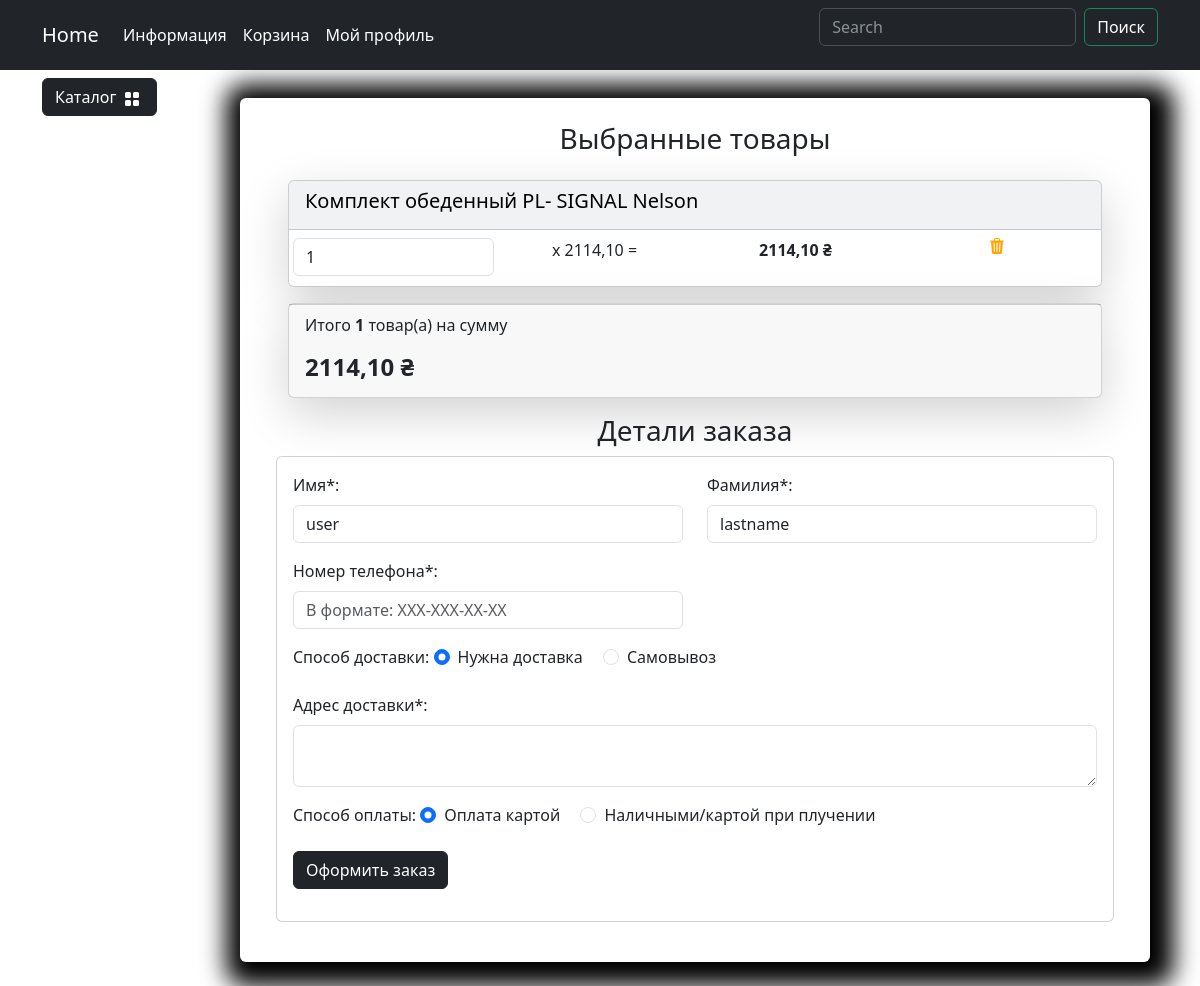
The app's page /orders/create-order/ (signed in) with its own data.
### carts/models.py (models this page shows, shortened)
class Cart(models.Model):
    user = models.ForeignKey(to=User, on_delete=models.CASCADE, blank=True, null=True, verbose_name='Пользователь')
    product = models.ForeignKey(to=Products, on_delete=models.CASCADE, verbose_name='Товар')
    quantity = models.PositiveSmallIntegerField(default=0, verbose_name='Количество')
    session_key = models.CharField(max_length=32, null=True, blank=True)
    created_timestamp = models.DateTimeField(auto_now_add=True, verbose_name='Дата добавления')
    class Meta:
        db_table = 'cart'
        verbose_name = "Корзина"
        verbose_name_plural = "Корзина"
    objects = CartQueryset().as_manager()
    def products_price(self):
        return round(self.product.sell_price() * self.quantity, 2)

### goods/models.py (models this page shows, shortened)
class Products(models.Model):
    name = models.CharField(max_length=150, unique=True, verbose_name='Название')
    slug = models.SlugField(max_length=200, unique=True, blank=True, null=False, verbose_name='URL')
    description = models.TextField(blank=True, null=True, verbose_name='Описание товара')
    image = models.ImageField(upload_to='goods_images', blank=True, null=True, verbose_name='Изображение товра')
    price = models.DecimalField(default=0.00, max_digits=7, decimal_places=2, verbose_name='Стоимость товара')
    discount = models.DecimalField(default=0.00, max_digits=7, decimal_places=2, verbose_name='Скидка на товар в %')
    quantity = models.PositiveIntegerField(default=0, verbose_name='Колличество товара')
    category = models.ForeignKey(to=Categories, on_delete=models.CASCADE, verbose_name='Категория')
    class Meta:
        db_table = 'product'
        verbose_name = 'Продукт'
        verbose_name_plural = 'Продукты'
        ordering = ('id',)
    def sell_price(self):
        if self.discount:
            return round(self.price - self.price * self.discount / 100, 2)
        return self.price

### users/models.py (models this page shows, shortened)
class User(AbstractUser):
    image = models.ImageField(upload_to='user_image', blank=True, null=True, verbose_name='Аватар')
    phone_number = models.CharField(max_length=10, blank=True, null=True)
    class Meta:
        db_table = 'user'
        verbose_name = 'Пользователя'
        verbose_name_plural = 'Пользователи'

### orders/views.py (the view)
# urls.py: path('create-order/', views.create_order, name='create_order'),
@login_required
def create_order(request):
    if request.method == 'POST':
        form = CreateOrderForm(data=request.POST)
        if form.is_valid():
            try:
                with transaction.atomic():
                    user = request.user
                    cart_items = Cart.objects.filter(user=user)
                    if cart_items.exists():
                        order = Order.objects.create(
                            user=user,
                            phone_number=form.cleaned_data['phone_number'],
                            requires_delivery=form.cleaned_data['requires_delivery'],
                            delivery_address=form.cleaned_data['delivery_address'],
                            payment_on_get=form.cleaned_data['payment_on_get'],
                        )
                        for cart_item in cart_items:
                            product=cart_item.product
                            name=cart_item.product.name
                            price=cart_item.product.sell_price()
                            quantity=cart_item.quantity
                            if product.quantity < quantity:
                                raise ValidationError(f'Недостаточное количество товара {name} на складе\
                                                       В наличии - {product.quantity}')
                            OrderItem.objects.create(
                                order=order,
                                product=product,
                                name=name,
                                price=price,
                                quantity=quantity,
                            )
                            product.quantity -= quantity
                            product.save()
                        cart_items.delete()
                        messages.success(request, 'Заказ оформлен!')
                        return redirect('user:profile')
            except ValidationError as e:
                messages.success(request, str(e))
                return redirect('cart:order')
    else:
        initial = {
            'first_name': request.user.first_name,
            'last_name': request.user.last_name,
            }
        form = CreateOrderForm(initial=initial)
    context = {
        'title': 'Home - Оформление заказа',
        'form': form,
        'order': True,
    }
    return render(request, 'orders/create_order.html', context=context)

### orders/forms.py (shortened to what this page needs)
class CreateOrderForm(forms.Form):
    first_name = forms.CharField()
    last_name = forms.CharField()
    phone_number = forms.CharField()
    requires_delivery = forms.ChoiceField(
        choices=[
            ("0", False),
            ("1", True),
        ],
    )
    delivery_address = forms.CharField(required=False)
    payment_on_get = forms.ChoiceField(
        choices=[
            ("0", 'False'),
            ("1", 'True'),
        ],
    )

### carts/models.py (called while the page is built)
    def total_price(self):
        return sum(cart.products_price() for cart in self)

    def total_quantity(self):
        if self:
            return sum(cart.quantity for cart in self)
        return 0

### carts/templatetags/carts_tags.py (called while the page is built)
@register.simple_tag()
def user_carts(request):
    return get_user_carts(request)

### carts/utils.py (called while the page is built)
def get_user_carts(request):
    if request.user.is_authenticated:
        return Cart.objects.filter(user=request.user).select_related('product')
    if not request.session.session_key:
        request.session.create()
    return Cart.objects.filter(session_key=request.session.session_key).select_related('product')

### goods/templatetags/goods_tags.py (called while the page is built)
@register.simple_tag()
def tag_categories():
    return Categories.objects.all()

### orders/templates/orders/create_order.html (shortened to what this page needs)
{% extends "base.html" %}
{% load static %}
{% load carts_tags %}
{% block content %}
<div class=" bg-white p-4 mb-4 mx-2 rounded custom-shadow">
    <div class="container">
        <h3 class="text-center mb-4">Выбранные товары</h3>
        <div class="container" id="cart-items-container">
            {% user_carts request as carts %}
            {% include "carts/includes/included_cart.html" %}
        </div>
    </div>
    <div class="container">
        <h3 class="text-center">Детали заказа</h3>
        <div class="card mb-3">
            <div class="card-body">
                <form action="{% url "orders:create_order" %}" method="post">
                    <div class="row">
                        <div class="col-md-6 mb-3">
                            <label for="id_first_name" class="form-label">Имя*:</label>
                            <input type="text" class="form-control" id="id_first_name"
                                value="{% if form.first_name.value %}{{ form.first_name.value }}{% endif %}"
                                name="first_name" required>
                        </div>
                        <div class="col-md-6 mb-3">
                            <label for="id_last_name" class="form-label">Фамилия*:</label>
                            <input type="text" class="form-control" id="id_last_name" name="last_name"
                            value="{% if form.last_name.value %}{{ form.last_name.value }}{% endif %}"
                            required>
                        </div>
                        <div class="col-md-6 mb-3">
                            <label for="id_phone_number" class="form-label">Номер телефона*:</label>
                            <input type="text" class="form-control" id="id_phone_number" name="phone_number"
                                value="{% if form.phone_number.value %}{{ form.phone_number.value }}{% endif %}"
                                placeholder="В формате: XXX-XXX-XX-XX"
                                required>
                        </div>
                        <div class="col-md-12 mb-3">
                            <label for="delivery" class="form-label">Способ доставки: </label>
                            <div class="form-check form-check-inline">
                                <input class="form-check-input" type="radio" name="requires_delivery"
                                    id="id_requires_delivery" value="1" checked>
                                <label class="form-check-label" for="id_requires_delivery">Нужна
                                    доставка</label>
                            </div>
                            <div class="form-check form-check-inline">
                                <input class="form-check-input" type="radio" name="requires_delivery"
                                    id="id_requires_delivery" value="0">
                                <label class="form-check-label" for="id_requires_delivery">Самовывоз</label>
                            </div>
                        </div>
                        <div class="mb-3" id="deliveryAddressField">
                            <label for="id_delivery_address" class="form-label">Адрес
                                доставки*:</label>
                            <textarea class="form-control" id="id_delivery_address"
                                value="{% if form.delivery_address.value %}{{ form.delivery_address.value }}{% endif %}"
                                name="delivery_address" rows="2"></textarea>
                        </div>
                        <div class="col-md-12 mb-3">
                            <label class="form-label">Способ оплаты: </label>
                            <div class="form-check form-check-inline">
                                <input class="form-check-input" type="radio" name="payment_on_get"
                                    id="id_payment_on_get" value="0" checked>
                                <label class="form-check-label" for="id_payment_on_get">Оплата
                                    картой</label>
                            </div>
                            <div class="form-check form-check-inline">
                                <input class="form-check-input" type="radio" name="payment_on_get"
                                    id="id_payment_on_get" value="1">
                                <label class="form-check-label" for="id_payment_on_get">Наличными/картой
                                    при плучении</label>
                            </div>
                        </div>
                    </div>
                    <button type="submit" class="btn btn-dark">Оформить заказ</button>
                </form>
            </div>
        </div>
    </div>
</div>
{% endblock  %}

### carts/templates/carts/includes/included_cart.html (shortened to what this page needs)
{% load static %}
                                    <div class="card mb-3 text-bg-light shadow-lg">
                                     {% for cart in carts %}
                                      <div class="card-header">
                                            <h5 class="card-title">{{ cart.product.name }}</h5>
                                        </div>
                                        <ul class="list-group list-group-flush">
                                            <li class="list-group-item">
                                                <div class="row text-center">
                                                    <div class="col p-0">
                                                        <div class="input-group">
                                                            <input type="text" class="form-control number" value="{{ cart.quantity }}"
                                                                readonly>
                                                        </div>
                                                    </div>
                                                    <div class="col p-0">
                                                        <p>x {{ cart.product.sell_price }} = </p>
                                                    </div>
                                                    <div class="col p-0"><strong>{{ cart.products_price }} ₴</strong></div>
                                                    <div class="col p-0">
                                                        <a href="{% url 'cart:cart_remove' cart.id %}" class="remove-from-cart" data-cart-id="">
                                                            <img class="mx-1" src="{% static 'deps/icons/trash3-fill.svg' %}"
                                                                alt="Catalog Icon" width="16" height="16">
                                                        </a>
                                                    </div>
                                                </div>
                                            </li>
                                        </ul>
                                        {% endfor %}
                                    </div>
                                    <div class="card mb-3 shadow-lg">
                                        <div class="card-footer">
                                            <p class="float-left">Итого <strong>{{ carts.total_quantity }}</strong> товар(а) на сумму</p>
                                            <h4 class="float-left"><strong>{{ carts.total_price }} ₴</strong></h4>
                                        </div>
                                    </div>

### static/deps/css/my_css.css (style rules this page uses)
body { background-image: url("../images/bg-image.jpg"); background-repeat: no-repeat; background-attachment: fixed; background-position: center center; background-size: cover; height: 100%; }
.custom-shadow { box-shadow: 5px 5px 25px 19px #000000; }

### records on screen
Cart: product.name "Комплект обеденный PL- SIGNAL Nelson", quantity "1", product.sell_price "2114,10", products_price "2114,10", total_quantity "1", total_price "2114,10"
User: first_name "user", last_name "lastname"
